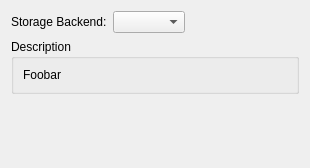
<?xml version="1.0" encoding="UTF-8"?>
<ui version="4.0">
 <class>CoreConfigWizardStorageSelectionPage</class>
 <widget class="QWidget" name="CoreConfigWizardStorageSelectionPage">
  <property name="geometry">
   <rect>
    <x>0</x>
    <y>0</y>
    <width>310</width>
    <height>168</height>
   </rect>
  </property>
  <property name="windowTitle">
   <string>Form</string>
  </property>
  <layout class="QVBoxLayout">
   <item>
    <layout class="QHBoxLayout">
     <item>
      <widget class="QLabel" name="label">
       <property name="text">
        <string>Storage Backend:</string>
       </property>
      </widget>
     </item>
     <item>
      <widget class="QComboBox" name="backendList">
       <property name="sizePolicy">
        <sizepolicy hsizetype="Preferred" vsizetype="Fixed">
         <horstretch>0</horstretch>
         <verstretch>0</verstretch>
        </sizepolicy>
       </property>
       <property name="insertPolicy">
        <enum>QComboBox::InsertAtBottom</enum>
       </property>
      </widget>
     </item>
     <item>
      <spacer>
       <property name="orientation">
        <enum>Qt::Horizontal</enum>
       </property>
       <property name="sizeHint" stdset="0">
        <size>
         <width>40</width>
         <height>20</height>
        </size>
       </property>
      </spacer>
     </item>
    </layout>
   </item>
   <item>
    <widget class="QGroupBox" name="descriptionBox">
     <property name="title">
      <string>Description</string>
     </property>
     <layout class="QVBoxLayout">
      <item>
       <widget class="QLabel" name="description">
        <property name="text">
         <string notr="true">Foobar</string>
        </property>
        <property name="alignment">
         <set>Qt::AlignLeading|Qt::AlignLeft|Qt::AlignTop</set>
        </property>
        <property name="wordWrap">
         <bool>true</bool>
        </property>
       </widget>
      </item>
     </layout>
    </widget>
   </item>
   <item>
    <spacer name="verticalSpacer">
     <property name="orientation">
      <enum>Qt::Vertical</enum>
     </property>
     <property name="sizeHint" stdset="0">
      <size>
       <width>20</width>
       <height>40</height>
      </size>
     </property>
    </spacer>
   </item>
  </layout>
 </widget>
 <resources/>
 <connections/>
</ui>
